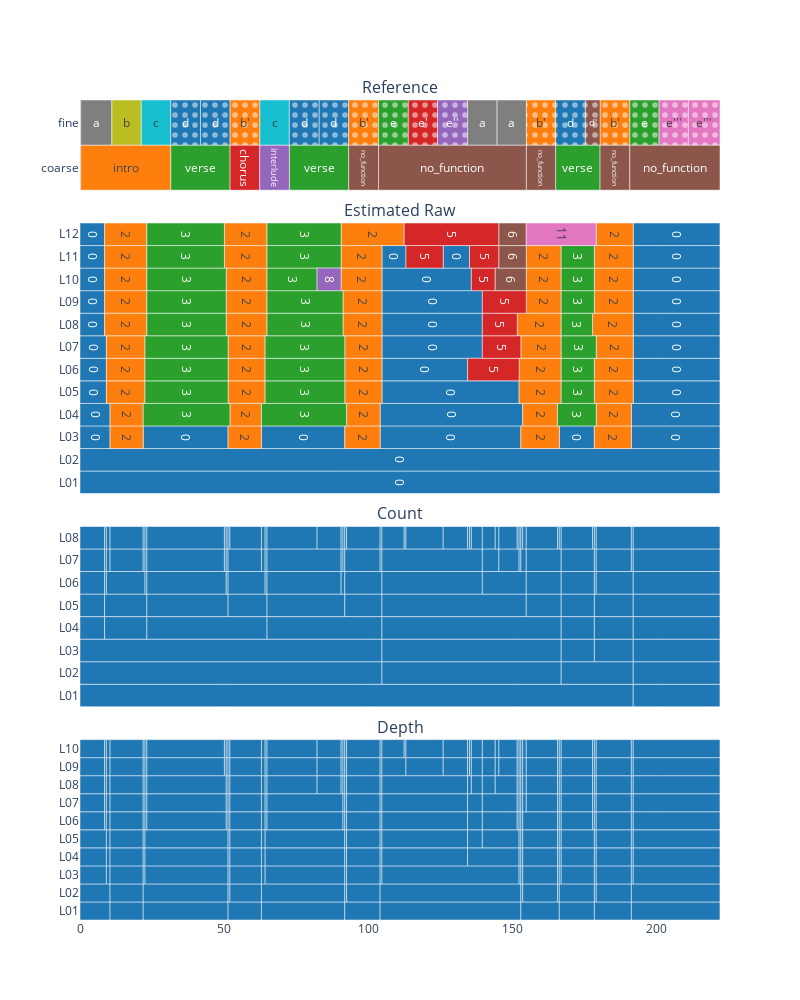

Notebook cell for this chart:
### Code cell
from plotly.subplots import make_subplots

fig = make_subplots(
    rows=4, cols=1, shared_xaxes=True, vertical_spacing=0.04,
    subplot_titles=["Reference", "Estimated Raw", "Count", "Depth"],
    row_heights=[0.1, 0.3, 0.2, 0.2],
)
[fig.add_trace(labeld_timespans, row=1, col=1) for labeld_timespans in ref.plot().data]
[fig.add_trace(labeld_timespans, row=2, col=1) for labeld_timespans in aligned_est.plot().data]
[fig.add_trace(labeld_timespans, row=3, col=1) for labeld_timespans in mono_est_count.plot().data]
[fig.add_trace(labeld_timespans, row=4, col=1) for labeld_timespans in mono_est_depth.plot().data]
fig.update_layout(barmode="overlay", legend_visible=False, height=1000, width=800)
fig.update_xaxes(autorangeoptions=dict(minallowed=ref.start.time, maxallowed=ref.end.time))
fig.show()
